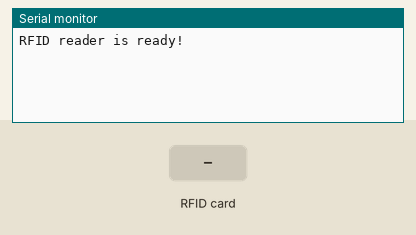
Simulated run of this sketch. Board: Arduino Uno, built with avr-gcc and run on an emulated ATmega328P. On the bench: the last lines printed to the serial monitor. The inputs (shaded band) are chosen by the test bench.

Above: at 1.2 s.
1.3 s: RFID card 57 9B A2 26 held to the reader
At 2.2 s:
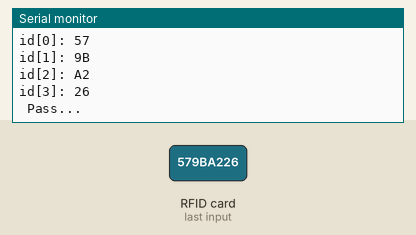
2.8 s: RFID card 5E 7A 19 C4 held to the reader
At 3.8 s:
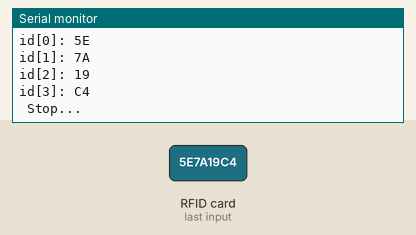

The sketch:

R1_3_Dryer.ino
```cpp
#include <SPI.h>
#include <MFRC522.h>     // 引用程式庫

#define RST_PIN      A0        // 讀卡機的重置腳位
#define SS_PIN       10        // 晶片選擇腳位

MFRC522 mfrc522(SS_PIN, RST_PIN);  // 建立MFRC522物件

void setup() {
  //設定伸縮模組、喇叭
  Serial.begin(9600);
  Serial.println("RFID reader is ready!");
  SPI.begin(); //設定 SPI bus
  mfrc522.PCD_Init();   // 初始化MFRC522讀卡機模組 //設定MFRC522
}

void loop() {
    // 確認是否有新卡片
    if (mfrc522.PICC_IsNewCardPresent() && mfrc522.PICC_ReadCardSerial()) {
      byte *id = mfrc522.uid.uidByte;   // 取得卡片的UID
      byte idSize = mfrc522.uid.size;   // 取得UID的長度
      String content = ""; //存卡號
      byte letter;

      Serial.print("PICC type: ");      // 顯示卡片類型
      // 根據卡片回應的SAK值（mfrc522.uid.sak）判斷卡片類型
      MFRC522::PICC_Type piccType = mfrc522.PICC_GetType(mfrc522.uid.sak);
      Serial.println(mfrc522.PICC_GetTypeName(piccType));

      Serial.print("UID Size: ");       // 顯示卡片的UID長度值
      Serial.println(idSize);

      for (byte i = 0; i < idSize; i++) {  // 逐一顯示UID碼
        Serial.print("id[");
        Serial.print(i);
        Serial.print("]: ");
        Serial.println(id[i], HEX);       // 以16進位顯示UID值

        content.concat(String(id[i] < 0x10 ? " 0" : " "));
        content.concat(String(id[i], HEX));
      }
      Serial.println();
      content.toUpperCase();//內容全部字母轉大寫

   if(content.substring(1) == "57 9B A2 26"){

      Serial.println(" Pass... ");
      Serial.println();
       // 亮綠燈, 電磁閥開
   /*   digitalWrite(LEDGreen, HIGH);
      digitalWrite(LEDRed, LOW);
      digitalWrite(mSwitch, HIGH);
      delay(3000);*/
   }
   else{
    Serial.println(" Stop...");
    }

      mfrc522.PICC_HaltA();  // 讓卡片進入停止模式
    }

}
```

Measured:
- after the input at 1.3 s, the serial monitor: prints a new line at once (image 1)
- after the input at 2.8 s, the serial monitor: prints a new line after 0.06 s (image 2)
